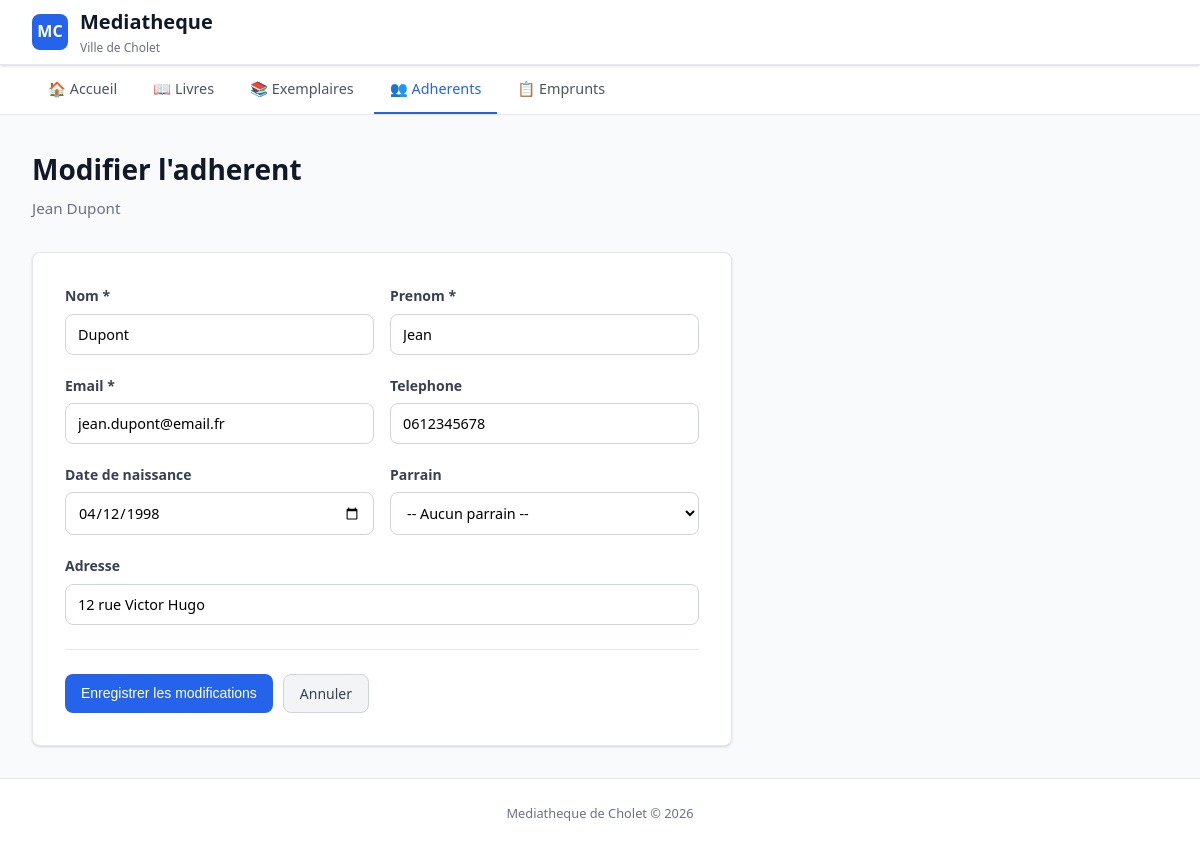
The page /adherents/modifier.php?id=1 on the database its author committed.
### tables this page shows
CREATE TABLE `adherent` (
  `Id_Adherent` int NOT NULL AUTO_INCREMENT,
  `code_adherent` varchar(20) DEFAULT NULL,
  `nomadh` varchar(50) DEFAULT NULL,
  `prenomadh` varchar(50) DEFAULT NULL,
  `datenaissance` date DEFAULT NULL,
  `adresseadh` varchar(50) DEFAULT NULL,
  `mailadh` varchar(50) DEFAULT NULL,
  `telephoneadh` varchar(50) DEFAULT NULL,
  `dateadhesion` date DEFAULT NULL,
  `Id_Adherent_1` int DEFAULT NULL,
  PRIMARY KEY (`Id_Adherent`),
  KEY `Id_Adherent_1` (`Id_Adherent_1`),
  CONSTRAINT `adherent_ibfk_1` FOREIGN KEY (`Id_Adherent_1`) REFERENCES `adherent` (`Id_Adherent`)
);

### adherents/modifier.php (the view, shortened to what this page needs)
<?php
require_once __DIR__ . '/../config/database.php';
$id = intval($_GET['id'] ?? 0);
$stmt = $pdo->prepare("SELECT * FROM Adherent WHERE Id_Adherent = ?");
$stmt->execute([$id]);
$adherent = $stmt->fetch();
$nomadh = $adherent['nomadh'];
$prenomadh = $adherent['prenomadh'];
$datenaissance = $adherent['datenaissance'] ? date('Y-m-d', strtotime($adherent['datenaissance'])) : '';
$adresseadh = $adherent['adresseadh'];
$mailadh = $adherent['mailadh'];
$telephoneadh = $adherent['telephoneadh'];
require_once __DIR__ . '/../includes/header.php';
?>
<h1>Modifier l'adherent</h1>
<p class="subtitle"><?php echo htmlspecialchars($adherent['prenomadh'] . ' ' . $adherent['nomadh']); ?></p>
<div class="form-container">
    <form method="POST">
        <div class="form-row">
            <div class="form-group">
                <label for="nomadh">Nom *</label>
                <input type="text" id="nomadh" name="nomadh" value="<?php echo htmlspecialchars($nomadh); ?>" required>
            </div>
            <div class="form-group">
                <label for="prenomadh">Prenom *</label>
                <input type="text" id="prenomadh" name="prenomadh" value="<?php echo htmlspecialchars($prenomadh); ?>" required>
            </div>
        </div>
        <div class="form-row">
            <div class="form-group">
                <label for="mailadh">Email *</label>
                <input type="email" id="mailadh" name="mailadh" value="<?php echo htmlspecialchars($mailadh); ?>" required>
            </div>
            <div class="form-group">
                <label for="telephoneadh">Telephone</label>
                <input type="tel" id="telephoneadh" name="telephoneadh" value="<?php echo htmlspecialchars($telephoneadh); ?>">
            </div>
        </div>
        <div class="form-row">
            <div class="form-group">
                <label for="datenaissance">Date de naissance</label>
                <input type="date" id="datenaissance" name="datenaissance" value="<?php echo htmlspecialchars($datenaissance); ?>">
            </div>
            <div class="form-group">
                <label for="Id_Adherent_1">Parrain</label>
                <select id="Id_Adherent_1" name="Id_Adherent_1">
                    <option value="">-- Aucun parrain --</option>
                </select>
            </div>
        </div>
        <div class="form-group">
            <label for="adresseadh">Adresse</label>
            <input type="text" id="adresseadh" name="adresseadh" value="<?php echo htmlspecialchars($adresseadh); ?>">
        </div>
        <div class="form-actions">
            <button type="submit" class="btn btn-primary">Enregistrer les modifications</button>
            <a href="consulter.php?id=<?php echo $id; ?>" class="btn btn-secondary">Annuler</a>
        </div>
    </form>
</div>
<?php require_once __DIR__ . '/../includes/footer.php'; ?>

### css/style.css (style rules this page uses)
* { margin: 0; padding: 0; box-sizing: border-box; }
:root { --primary: #2563eb; --primary-dark: #1d4ed8; --primary-light: #dbeafe; --danger: #dc2626; --danger-dark: #b91c1c; --danger-light: #fee2e2; --success: #16a34a; --success-light: #dcfce7; --warning: #f59e0b; --warning-light: #fef3c7; --gray-50: #f9fafb; --gray-100: #f3f4f6; --gray-200: #e5e7eb; --gray-300: #d1d5db; --gray-500: #6b7280; --gray-600: #4b5563; --gray-700: #374151; --gray-800: #1f2937; --gray-900: #111827; --radius: 8px; --shadow: 0 1px 3px rgba(0,0,0,0.1), 0 1px 2px rgba(0,0,0,0.06); --shadow-md: 0 4px 6px rgba(0,0,0,0.07), 0 2px 4px rgba(0,0,0,0.06); }
body { font-family: 'Segoe UI', system-ui, -apple-system, sans-serif; background: var(--gray-50); color: var(--gray-800); line-height: 1.6; min-height: 100vh; display: flex; flex-direction: column; }
h1 { font-size: 1.75rem; font-weight: 700; color: var(--gray-900); margin-bottom: 0.25rem; }
.subtitle { color: var(--gray-500); font-size: 0.95rem; margin-bottom: 2rem; }
.btn { display: inline-flex; align-items: center; gap: 6px; padding: 8px 16px; border: none; border-radius: var(--radius); font-size: 0.875rem; font-weight: 500; cursor: pointer; text-decoration: none; transition: all 0.15s ease; line-height: 1.5; }
.btn-primary { background: var(--primary); color: white; }
.btn-secondary { background: var(--gray-100); color: var(--gray-700); border: 1px solid var(--gray-300); }
.form-container { background: white; border: 1px solid var(--gray-200); border-radius: var(--radius); padding: 2rem; max-width: 700px; box-shadow: var(--shadow); }
.form-group { margin-bottom: 1.25rem; }
.form-group label { display: block; font-size: 0.875rem; font-weight: 600; color: var(--gray-700); margin-bottom: 6px; }
.form-group input, .form-group select, .form-group textarea { width: 100%; padding: 10px 12px; border: 1px solid var(--gray-300); border-radius: var(--radius); font-size: 0.9rem; font-family: inherit; transition: border-color 0.15s ease; background: white; }
.form-row { display: grid; grid-template-columns: 1fr 1fr; gap: 1rem; }
.form-actions { display: flex; gap: 10px; margin-top: 1.5rem; padding-top: 1.5rem; border-top: 1px solid var(--gray-200); }

### rows shown on the page
adherent: prenomadh+nomadh "Jean Dupont", nomadh "Dupont", prenomadh "Jean", mailadh "jean.dupont@email.fr", telephoneadh "0612345678", datenaissance "04/12/1998", adresseadh "12 rue Victor Hugo"
